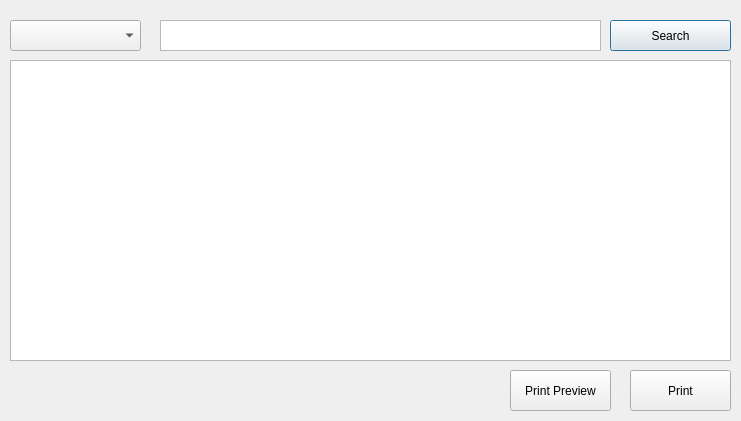
<?xml version="1.0" encoding="UTF-8"?>
<ui version="4.0">
 <class>showCopies</class>
 <widget class="QDialog" name="showCopies">
  <property name="geometry">
   <rect>
    <x>0</x>
    <y>0</y>
    <width>741</width>
    <height>421</height>
   </rect>
  </property>
  <property name="windowTitle">
   <string>Dialog</string>
  </property>
  <widget class="QTableWidget" name="tableWidget">
   <property name="geometry">
    <rect>
     <x>10</x>
     <y>60</y>
     <width>721</width>
     <height>301</height>
    </rect>
   </property>
  </widget>
  <widget class="QPushButton" name="searchBtn">
   <property name="geometry">
    <rect>
     <x>610</x>
     <y>20</y>
     <width>121</width>
     <height>31</height>
    </rect>
   </property>
   <property name="text">
    <string>Search</string>
   </property>
  </widget>
  <widget class="QTextEdit" name="textEdit">
   <property name="geometry">
    <rect>
     <x>160</x>
     <y>20</y>
     <width>441</width>
     <height>31</height>
    </rect>
   </property>
  </widget>
  <widget class="QComboBox" name="comboBox">
   <property name="geometry">
    <rect>
     <x>10</x>
     <y>20</y>
     <width>131</width>
     <height>31</height>
    </rect>
   </property>
  </widget>
  <widget class="QPushButton" name="previewBtn">
   <property name="geometry">
    <rect>
     <x>510</x>
     <y>370</y>
     <width>101</width>
     <height>41</height>
    </rect>
   </property>
   <property name="text">
    <string>Print Preview</string>
   </property>
  </widget>
  <widget class="QPushButton" name="printBtn">
   <property name="geometry">
    <rect>
     <x>630</x>
     <y>370</y>
     <width>101</width>
     <height>41</height>
    </rect>
   </property>
   <property name="text">
    <string>Print</string>
   </property>
  </widget>
 </widget>
 <resources/>
 <connections/>
</ui>
